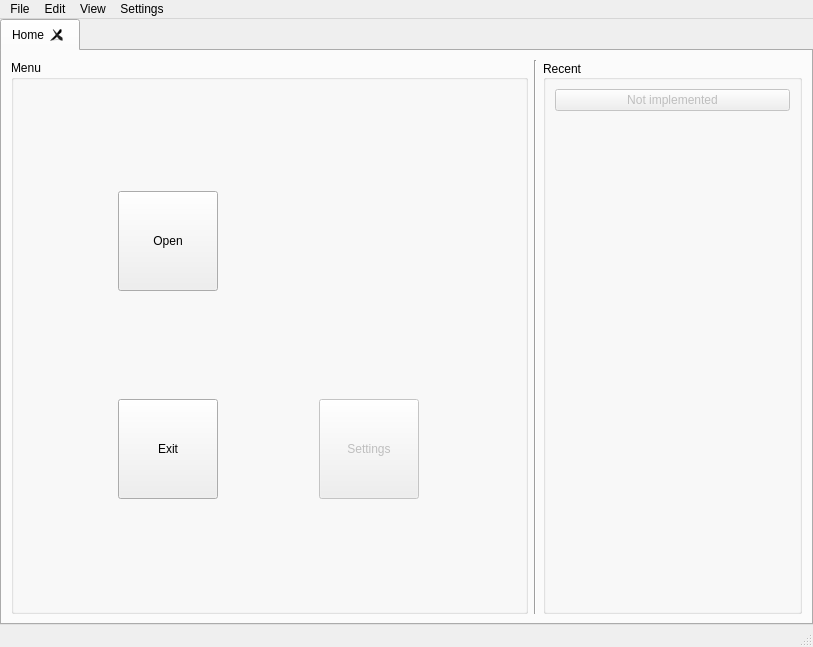
<?xml version="1.0" encoding="UTF-8"?>
<ui version="4.0">
 <class>MainWindow</class>
 <widget class="QMainWindow" name="MainWindow">
  <property name="geometry">
   <rect>
    <x>0</x>
    <y>0</y>
    <width>813</width>
    <height>647</height>
   </rect>
  </property>
  <property name="windowTitle">
   <string>MainWindow</string>
  </property>
  <widget class="QWidget" name="mainWindowContents">
   <layout class="QHBoxLayout" name="horizontalLayout">
    <property name="spacing">
     <number>0</number>
    </property>
    <property name="leftMargin">
     <number>0</number>
    </property>
    <property name="topMargin">
     <number>0</number>
    </property>
    <property name="rightMargin">
     <number>0</number>
    </property>
    <property name="bottomMargin">
     <number>0</number>
    </property>
    <item>
     <widget class="QTabWidget" name="tabWidget">
      <property name="tabShape">
       <enum>QTabWidget::Rounded</enum>
      </property>
      <property name="currentIndex">
       <number>0</number>
      </property>
      <property name="elideMode">
       <enum>Qt::ElideNone</enum>
      </property>
      <property name="usesScrollButtons">
       <bool>true</bool>
      </property>
      <property name="tabsClosable">
       <bool>true</bool>
      </property>
      <property name="movable">
       <bool>true</bool>
      </property>
      <widget class="QWidget" name="homeTab">
       <attribute name="title">
        <string>Home</string>
       </attribute>
       <layout class="QHBoxLayout" name="horizontalLayout_2" stretch="2,0,1">
        <item>
         <widget class="QGroupBox" name="groupBox">
          <property name="title">
           <string>Menu</string>
          </property>
          <layout class="QGridLayout" name="gridLayout">
           <item row="0" column="0">
            <widget class="QPushButton" name="openButton">
             <property name="sizePolicy">
              <sizepolicy hsizetype="Fixed" vsizetype="Fixed">
               <horstretch>0</horstretch>
               <verstretch>0</verstretch>
              </sizepolicy>
             </property>
             <property name="minimumSize">
              <size>
               <width>100</width>
               <height>100</height>
              </size>
             </property>
             <property name="baseSize">
              <size>
               <width>0</width>
               <height>0</height>
              </size>
             </property>
             <property name="text">
              <string>Open</string>
             </property>
            </widget>
           </item>
           <item row="1" column="0">
            <widget class="QPushButton" name="exitButton">
             <property name="sizePolicy">
              <sizepolicy hsizetype="Fixed" vsizetype="Fixed">
               <horstretch>0</horstretch>
               <verstretch>0</verstretch>
              </sizepolicy>
             </property>
             <property name="minimumSize">
              <size>
               <width>100</width>
               <height>100</height>
              </size>
             </property>
             <property name="baseSize">
              <size>
               <width>0</width>
               <height>0</height>
              </size>
             </property>
             <property name="text">
              <string>Exit</string>
             </property>
            </widget>
           </item>
           <item row="1" column="1">
            <widget class="QPushButton" name="settingsButton">
             <property name="enabled">
              <bool>false</bool>
             </property>
             <property name="sizePolicy">
              <sizepolicy hsizetype="Fixed" vsizetype="Fixed">
               <horstretch>0</horstretch>
               <verstretch>0</verstretch>
              </sizepolicy>
             </property>
             <property name="minimumSize">
              <size>
               <width>100</width>
               <height>100</height>
              </size>
             </property>
             <property name="baseSize">
              <size>
               <width>0</width>
               <height>0</height>
              </size>
             </property>
             <property name="text">
              <string>Settings</string>
             </property>
            </widget>
           </item>
          </layout>
         </widget>
        </item>
        <item>
         <widget class="Line" name="line">
          <property name="orientation">
           <enum>Qt::Vertical</enum>
          </property>
         </widget>
        </item>
        <item>
         <widget class="QGroupBox" name="recentGroupBox">
          <property name="sizePolicy">
           <sizepolicy hsizetype="Preferred" vsizetype="Preferred">
            <horstretch>0</horstretch>
            <verstretch>0</verstretch>
           </sizepolicy>
          </property>
          <property name="title">
           <string>Recent</string>
          </property>
          <property name="alignment">
           <set>Qt::AlignLeading|Qt::AlignLeft|Qt::AlignVCenter</set>
          </property>
          <layout class="QVBoxLayout" name="verticalLayout" stretch="0,0">
           <item>
            <widget class="QPushButton" name="pushButton">
             <property name="enabled">
              <bool>false</bool>
             </property>
             <property name="text">
              <string>Not implemented</string>
             </property>
            </widget>
           </item>
           <item>
            <spacer name="verticalSpacer">
             <property name="orientation">
              <enum>Qt::Vertical</enum>
             </property>
             <property name="sizeHint" stdset="0">
              <size>
               <width>20</width>
               <height>40</height>
              </size>
             </property>
            </spacer>
           </item>
          </layout>
         </widget>
        </item>
       </layout>
      </widget>
     </widget>
    </item>
   </layout>
  </widget>
  <widget class="QMenuBar" name="menubar">
   <property name="geometry">
    <rect>
     <x>0</x>
     <y>0</y>
     <width>813</width>
     <height>26</height>
    </rect>
   </property>
   <property name="nativeMenuBar">
    <bool>true</bool>
   </property>
   <widget class="QMenu" name="menuFile">
    <property name="title">
     <string>File</string>
    </property>
    <widget class="QMenu" name="menuRecent">
     <property name="enabled">
      <bool>false</bool>
     </property>
     <property name="title">
      <string>Recent</string>
     </property>
    </widget>
    <addaction name="actionOpen"/>
    <addaction name="menuRecent"/>
    <addaction name="separator"/>
    <addaction name="actionExit"/>
   </widget>
   <widget class="QMenu" name="menuEdit">
    <property name="title">
     <string>Edit</string>
    </property>
    <addaction name="actionUndo"/>
    <addaction name="actionRedo"/>
   </widget>
   <widget class="QMenu" name="menuView">
    <property name="title">
     <string>View</string>
    </property>
   </widget>
   <widget class="QMenu" name="menuSettings">
    <property name="title">
     <string>Settings</string>
    </property>
    <addaction name="actionSettings"/>
   </widget>
   <addaction name="menuFile"/>
   <addaction name="menuEdit"/>
   <addaction name="menuView"/>
   <addaction name="menuSettings"/>
  </widget>
  <widget class="QStatusBar" name="statusbar"/>
  <action name="actionOpen">
   <property name="text">
    <string>Open</string>
   </property>
  </action>
  <action name="actionSave">
   <property name="text">
    <string>Save</string>
   </property>
  </action>
  <action name="actionSave_all">
   <property name="text">
    <string>Save all</string>
   </property>
  </action>
  <action name="actionLast">
   <property name="text">
    <string>Last</string>
   </property>
  </action>
  <action name="actionUndo">
   <property name="enabled">
    <bool>false</bool>
   </property>
   <property name="text">
    <string>Undo</string>
   </property>
   <property name="shortcut">
    <string>Ctrl+Z</string>
   </property>
  </action>
  <action name="actionRedo">
   <property name="enabled">
    <bool>false</bool>
   </property>
   <property name="text">
    <string>Redo</string>
   </property>
   <property name="shortcut">
    <string>Ctrl+Shift+Z, Ctrl+Y</string>
   </property>
  </action>
  <action name="actionSettings">
   <property name="enabled">
    <bool>false</bool>
   </property>
   <property name="text">
    <string>Settings</string>
   </property>
  </action>
  <action name="actionZoomIn">
   <property name="enabled">
    <bool>false</bool>
   </property>
   <property name="text">
    <string>Zoom in</string>
   </property>
  </action>
  <action name="actionZoomOut">
   <property name="enabled">
    <bool>false</bool>
   </property>
   <property name="text">
    <string>Zoom out</string>
   </property>
  </action>
  <action name="actionResetSize">
   <property name="enabled">
    <bool>false</bool>
   </property>
   <property name="text">
    <string>Reset size</string>
   </property>
  </action>
  <action name="actionFitToWindow">
   <property name="enabled">
    <bool>false</bool>
   </property>
   <property name="text">
    <string>Fit to window</string>
   </property>
  </action>
  <action name="actionExit">
   <property name="text">
    <string>Exit</string>
   </property>
  </action>
 </widget>
 <resources/>
 <connections/>
</ui>
